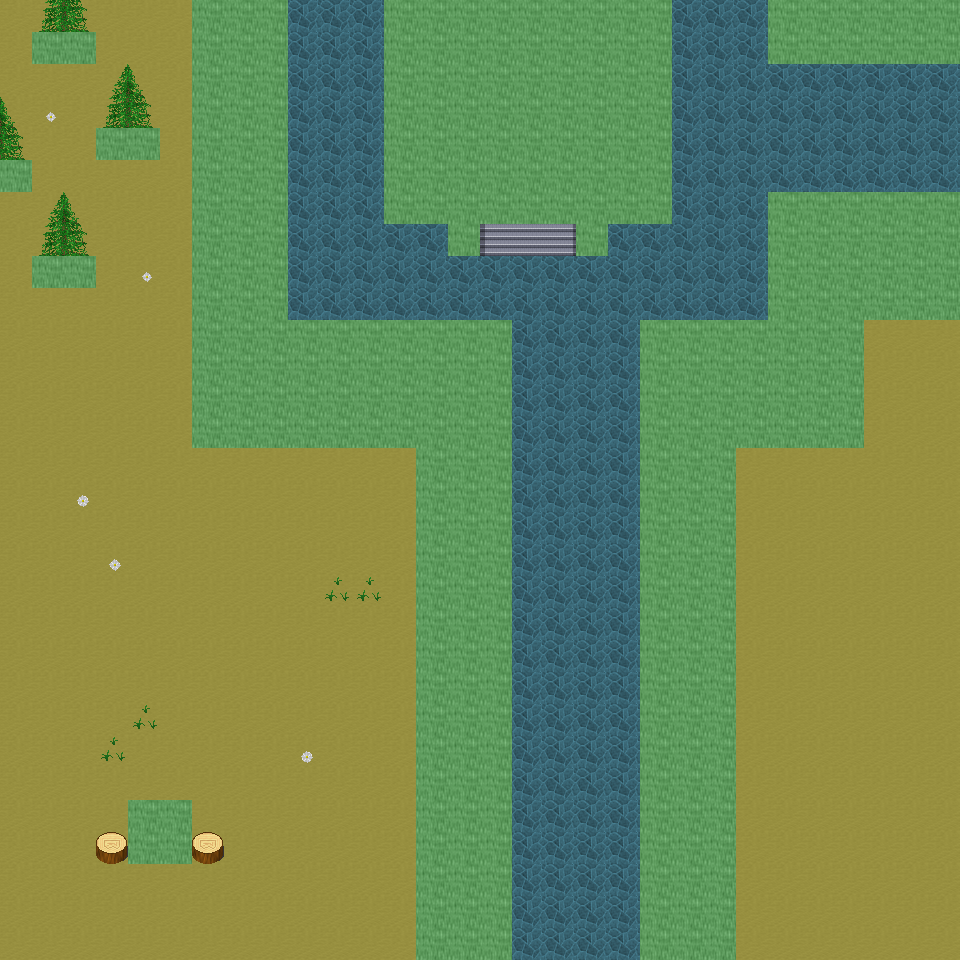

Rendered tile map (Tiled .tmx) drawn with the repository's tilesets; below, a short description and the map source with its tile grids summarised:
An orthogonal 30x30 tile map with 32x32 px tiles, 6 tile layers (Ground, Object, Object2, Above, ...), 26 tilesets and 10 objects (10x mapExit).

<map version="1.0" orientation="orthogonal" renderorder="right-down" width="30" height="30" tilewidth="32" tileheight="32" nextobjectid="11">
  <tileset firstgid="1" name="tileset_ground_ground" tilewidth="32" tileheight="32" tilecount="33" columns="3">
    <image source="../drawable/tileset_ground_ground.png" width="96" height="352" />
  </tileset>
  <tileset firstgid="34" name="tileset_building_castle" tilewidth="32" tileheight="32" tilecount="320" columns="20">
    <image source="../drawable/tileset_building_castle.png" width="640" height="512" />
  </tileset>
  <tileset firstgid="354" name="tileset_furniture_carpet_carpets_2" tilewidth="32" tileheight="32" tilecount="20" columns="4">
    <image source="../drawable/tileset_furniture_carpet_carpets_2.png" width="128" height="160" />
  </tileset>
  <tileset firstgid="374" name="tileset_ground_indoor_tiles" tilewidth="32" tileheight="32" tilecount="8" columns="2">
    <image source="../drawable/tileset_ground_indoor_tiles.png" width="64" height="128" />
  </tileset>
  <tileset firstgid="382" name="tileset_ground_water_pool" tilewidth="32" tileheight="32" tilecount="72" columns="3">
    <image source="../drawable/tileset_ground_water_pool.png" width="96" height="768" />
  </tileset>
  <tileset firstgid="454" name="tileset_ground_ridge_earth_dark" tilewidth="32" tileheight="32" tilecount="96" columns="12">
    <image source="../drawable/tileset_ground_ridge_earth_dark.png" width="384" height="256" />
  </tileset>
  <tileset firstgid="550" name="tileset_logic_collision" tilewidth="32" tileheight="32" tilecount="1" columns="1">
    <image source="../drawable/tileset_logic_collision.png" width="32" height="32" />
  </tileset>
  <tileset firstgid="551" name="tileset_building_wall_stone_grey" tilewidth="32" tileheight="32" tilecount="12" columns="3">
    <image source="../drawable/tileset_building_wall_stone_grey.png" width="96" height="128" />
  </tileset>
  <tileset firstgid="563" name="tileset_building_roof_green" tilewidth="32" tileheight="32" tilecount="20" columns="5">
    <image source="../drawable/tileset_building_roof_green.png" width="160" height="128" />
  </tileset>
  <tileset firstgid="583" name="tileset_ground_ladder_horizontal_dark" tilewidth="32" tileheight="32" tilecount="3" columns="1">
    <image source="../drawable/tileset_ground_ladder_horizontal_dark.png" width="32" height="96" />
  </tileset>
  <tileset firstgid="586" name="tileset_building_house_pink_blue" tilewidth="32" tileheight="32" tilecount="99" columns="11">
    <image source="../drawable/tileset_building_house_pink_blue.png" width="352" height="288" />
  </tileset>
  <tileset firstgid="685" name="tileset_ground_mossy_brick_paving" tilewidth="32" tileheight="32" tilecount="9" columns="3">
    <image source="../drawable/tileset_ground_mossy_brick_paving.png" width="96" height="96" />
  </tileset>
  <tileset firstgid="694" name="tileset_plant_tree_locust_tree" tilewidth="32" tileheight="32" tilecount="20" columns="4">
    <image source="../drawable/tileset_plant_tree_locust_tree.png" width="128" height="160" />
  </tileset>
  <tileset firstgid="714" name="tileset_plant_tree_spruce" tilewidth="32" tileheight="32" tilecount="6" columns="2">
    <image source="../drawable/tileset_plant_tree_spruce.png" width="64" height="96" />
  </tileset>
  <tileset firstgid="720" name="tileset_plant_flower_flowers_mixed" tilewidth="32" tileheight="32" tilecount="16" columns="4">
    <image source="../drawable/tileset_plant_flower_flowers_mixed.png" width="128" height="128" />
  </tileset>
  <tileset firstgid="736" name="tileset_ground_cobbled_paving" tilewidth="32" tileheight="32" tilecount="1" columns="1">
    <image source="../drawable/tileset_ground_cobbled_paving.png" width="32" height="32" />
  </tileset>
  <tileset firstgid="737" name="tileset_plant_flower_daisy_white" tilewidth="32" tileheight="32" tilecount="8" columns="2">
    <image source="../drawable/tileset_plant_flower_daisy_white.png" width="64" height="128" />
  </tileset>
  <tileset firstgid="745" name="tileset_item_postbox" tilewidth="32" tileheight="32" tilecount="4" columns="2">
    <image source="../drawable/tileset_item_postbox.png" width="64" height="64" />
  </tileset>
  <tileset firstgid="749" name="tileset_item_postbox_2" tilewidth="32" tileheight="32" tilecount="2" columns="1">
    <image source="../drawable/tileset_item_postbox_2.png" width="32" height="64" />
  </tileset>
  <tileset firstgid="751" name="tileset_furniture_table_tree_stump_table" tilewidth="32" tileheight="32" tilecount="4" columns="2">
    <image source="../drawable/tileset_furniture_table_tree_stump_table.png" width="64" height="64" />
  </tileset>
  <tileset firstgid="755" name="tileset_plant_stump_int_small_stump" tilewidth="32" tileheight="32" tilecount="1" columns="1">
    <image source="../drawable/tileset_plant_stump_int_small_stump.png" width="32" height="32" />
  </tileset>
  <tileset firstgid="756" name="tileset_plant_grasses" tilewidth="32" tileheight="32" tilecount="6" columns="3">
    <image source="../drawable/tileset_plant_grasses.png" width="96" height="64" />
  </tileset>
  <tileset firstgid="762" name="tileset_building_fence_wooden_brown_fence" tilewidth="32" tileheight="32" tilecount="42" columns="7">
    <image source="../drawable/tileset_building_fence_wooden_brown_fence.png" width="224" height="192" />
  </tileset>
  <tileset firstgid="804" name="tileset_ground_green_paving" tilewidth="32" tileheight="32" tilecount="18" columns="3">
    <image source="../drawable/tileset_ground_green_paving.png" width="96" height="192" />
  </tileset>
  <tileset firstgid="822" name="tileset_building_stone_ruins" tilewidth="32" tileheight="32" tilecount="72" columns="6">
    <image source="../drawable/tileset_building_stone_ruins.png" width="192" height="384" />
  </tileset>
  <tileset firstgid="894" name="tileset_logic_creature_insect" tilewidth="32" tileheight="32" tilecount="5" columns="5">
    <image source="../drawable/tileset_logic_creature_insect.png" width="160" height="32" />
  </tileset>
  <layer name="Ground" width="30" height="30">
    <data>[900 cells, 900 non-empty, 4 distinct tile ids]</data>
  </layer>
  <layer name="Object" width="30" height="30">
    <data>[900 cells, 312 non-empty, 64 distinct tile ids]</data>
  </layer>
  <layer name="Object2" width="30" height="30">
    <data>[900 cells, 23 non-empty, 8 distinct tile ids]</data>
  </layer>
  <layer name="Above" width="30" height="30">
    <data>[900 cells, 15 non-empty, 7 distinct tile ids]</data>
  </layer>
  <layer name="Above2" width="30" height="30">
    <data>[900 cells, 0 non-empty, 0 distinct tile ids]</data>
  </layer>
  <layer name="Walkable" width="30" height="30">
    <data>[900 cells, 306 non-empty, 1 distinct tile ids]</data>
  </layer>
  <objectgroup name="MapEvents">
    <object id="1" name="north" type="mapExit" x="0" y="0" width="192" height="32">
      <properties>
        <property name="map" value="level_0_x223_y9" />
        <property name="x" value="0" />
        <property name="y" value="28" />
      </properties>
    </object>
    <object id="2" name="north2" type="mapExit" x="288" y="0" width="96" height="32">
      <properties>
        <property name="map" value="level_0_x223_y9" />
        <property name="x" value="9" />
        <property name="y" value="28" />
      </properties>
    </object>
    <object id="3" name="north3" type="mapExit" x="672" y="0" width="96" height="32">
      <properties>
        <property name="map" value="level_0_x223_y9" />
        <property name="x" value="21" />
        <property name="y" value="28" />
      </properties>
    </object>
    </objectgroup>
</map>
<!-- 7 of 10 objects omitted -->
